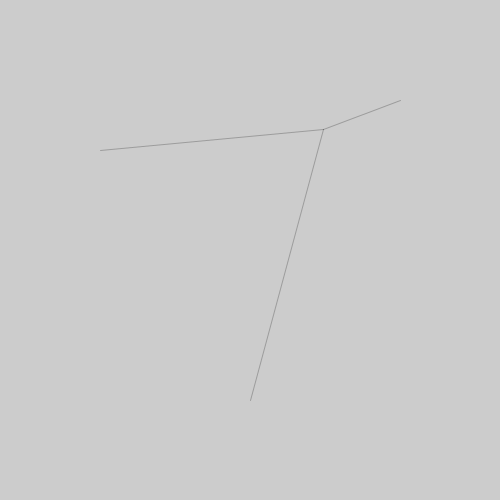
Frame 1 (no input)
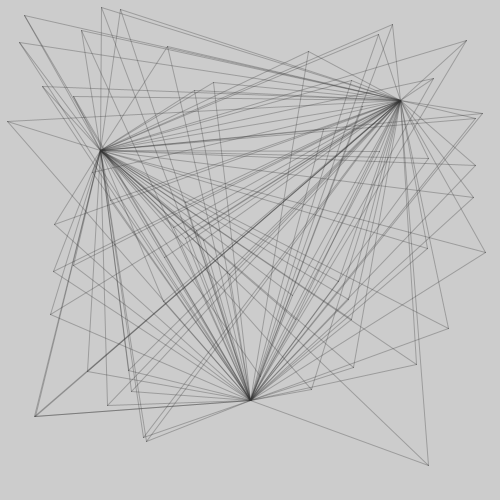
Frame 60 (the mouse pressed at the canvas centre just before this capture)
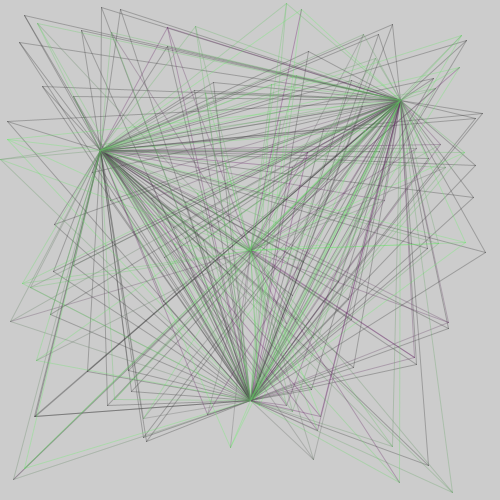
Frame 120 (the mouse held since frame 60 and released just before this capture)

The Processing sketch that drew these frames (run headless with seeded random() and noise(); from frame 60 on, the mouse is pressed at the canvas centre):

// Processing sketch: processing_165119
// ── processing_165119.pde

void setup(){
size(500,500);
frameRate(10);
stroke(50,50,50,80);
float a;
float b;
}
void draw(){
  
  float a=random(0,500);
  float b=random(0,500);
  line(100,150,a,b);
  line(250,400,a,b);
  line(400,100,a,b);
  if (mousePressed){
    stroke(100,random(0,255),100,80);
  line(mouseX,mouseY,a,b);
  
  }
  
}
